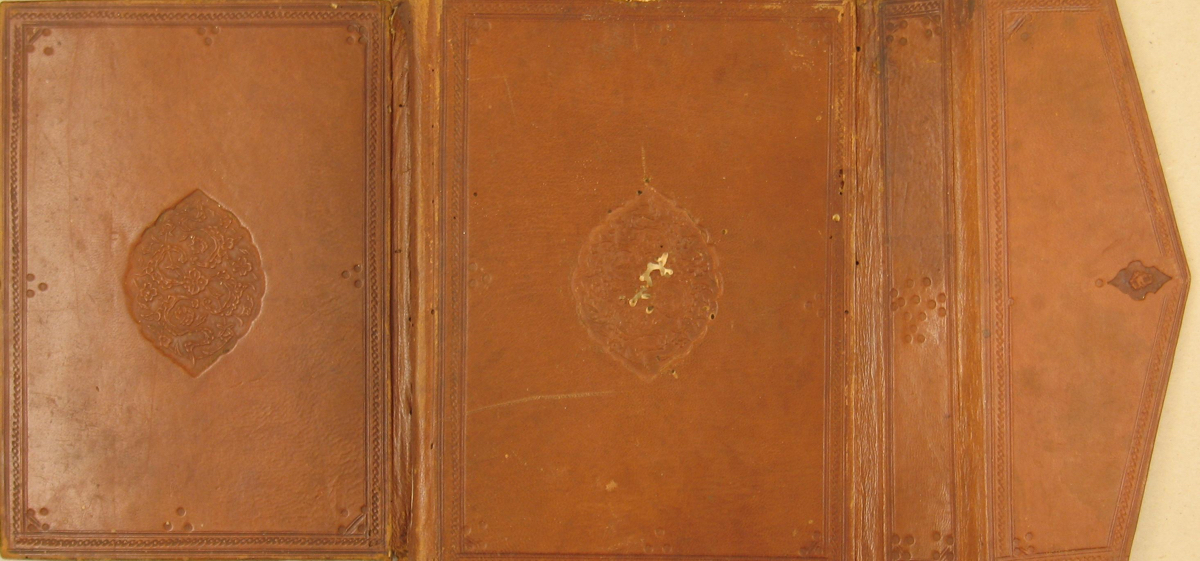
#> input picture Ch7.Codex.Analyzer/COLLECTION/COLLECTION1.jpg, 1200 x 561 px
$ python -i 3.Combined.py   (imports and definitions only)   (older library calls are emulated)
#> lines starting #> are read from the running program, lines starting #| are printed output that depends on the picture; after the words box and inside, x2 and y2 are one past the last pixel; in counts of white or black regions, pixels touching at a corner belong together
#> further down, picture is the input picture: shape (561, 1200, 3); mean B, G, R 56.7, 104.3, 171.1
# L.W. Cornelis van Lit (c) 2017-2018
# Finding the angle of the flap of an Islamic manuscript and iterating over a large collection
#
# Part of the book "AMONG DIGITIZED MANUSCRIPTS", github.com/among/digitized-manuscripts
# -------------------------------------------------------------------------------------

# Dependencies
import cv2
import numpy as np
import io
from PyPDF2 import PdfFileMerger
import csv
import os
import time

#For analytical purpose only, a timer is set
start_time = time.time()

# A dictionary is created to catch the results
results = {}

# A string defining a JPG always starts and ends with these values
startmark = b"\xff\xd8"
endmark = b"\xff\xd9"

#User variables
maximumEdgePoints = 4
kernelbig = np.ones((10, 10), np.uint8)

# -------------------------------------------------------------------------------------

# [76 lines left out: functions Initiate_angle_finding, Accessing_file, Extract_image_from_PDF, not called in this run]

# ----------------------------------------------------------------

#This function analyses the image.
def Analyze_image(image):
    gray = cv2.cvtColor(image, cv2.COLOR_BGR2GRAY)
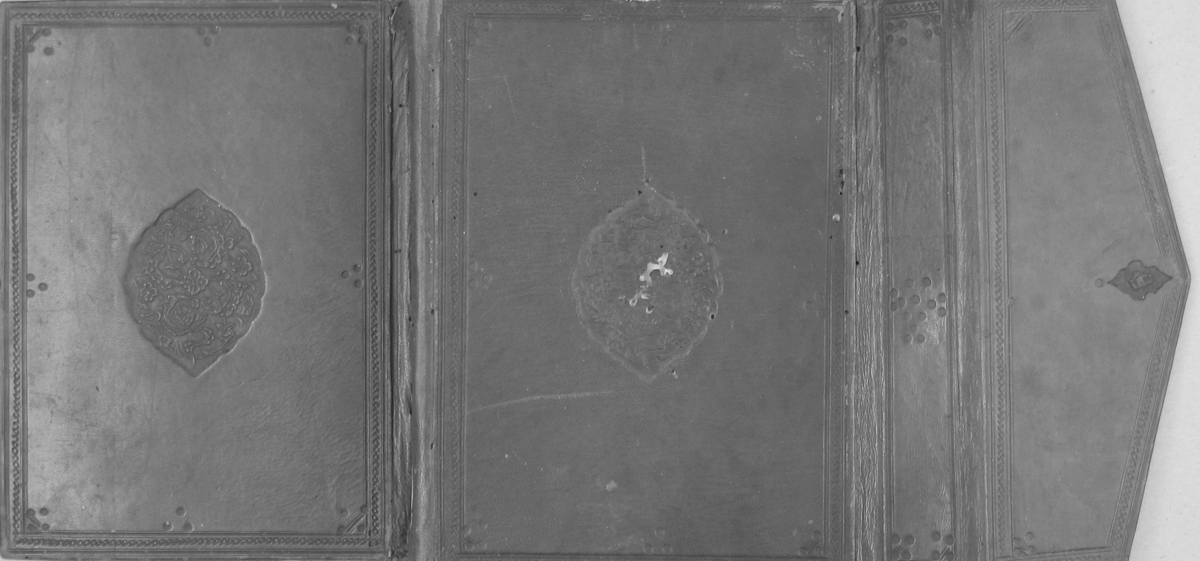
#> gray: shape (561, 1200); min 24, max 226, mean 118.9
    ret, thresh1 = cv2.threshold(gray, 180, 255, cv2.THRESH_BINARY_INV)
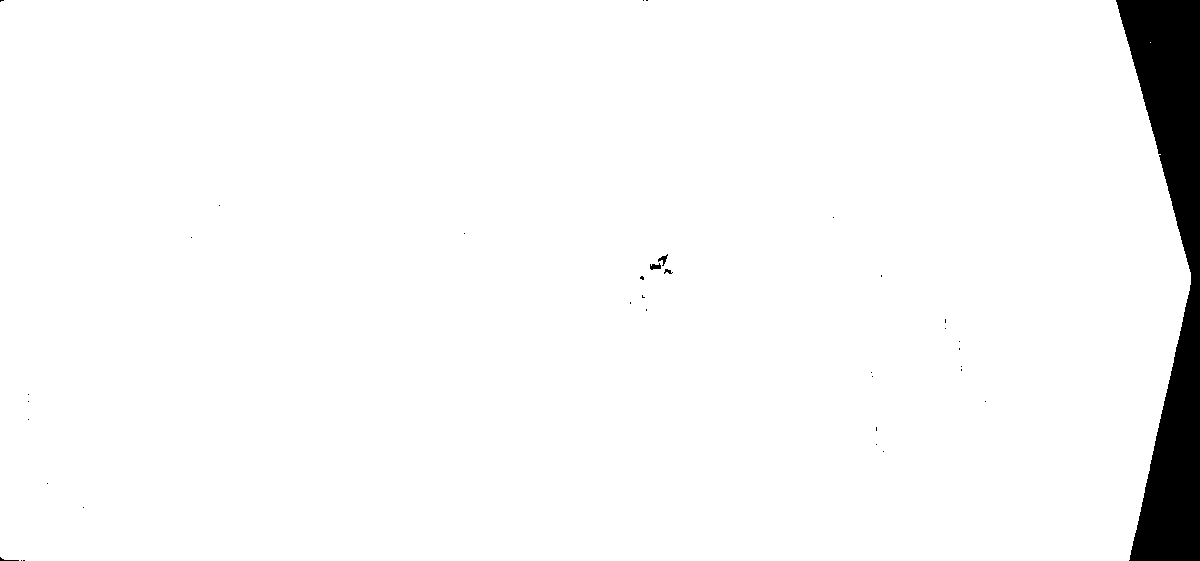
#> thresh1: shape (561, 1200); 96.4% white; 36 black regions (31 under 20 px), largest, box (x1, y1, x2, y2) and area: (1116, 0, 1200, 561) 23821, (650, 263, 661, 270) 51, (658, 254, 668, 266) 47, (0, 557, 19, 561) 26, (664, 269, 673, 274) 25
    # Twice scaling is part of accessing the angle
    scaled = cv2.resize(thresh1, (0, 0), fx=0.8, fy=0.8)
    openimg = cv2.morphologyEx(scaled, cv2.MORPH_OPEN, kernelbig)
    ret, thresh2 = cv2.threshold(openimg, 1, 255, cv2.THRESH_BINARY)
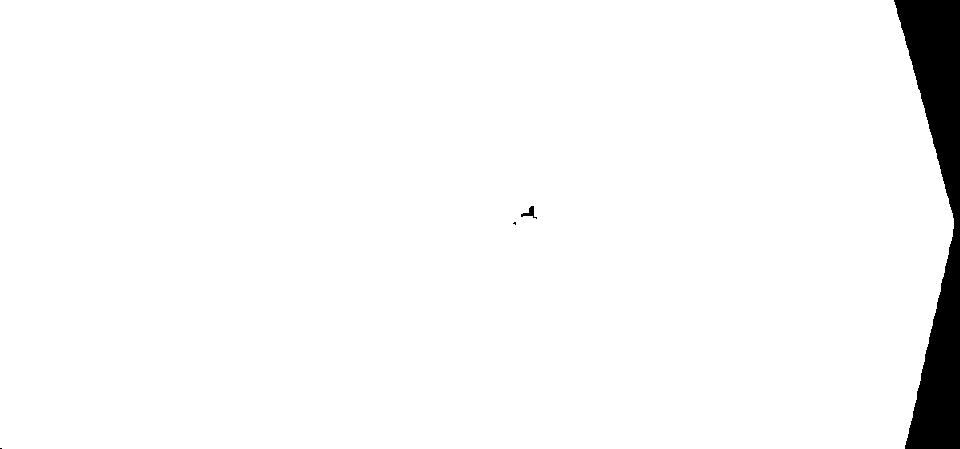
#> thresh2: shape (449, 960); 96.6% white; 4 black regions (2 under 20 px)
    scaledagain = cv2.resize(thresh2, (0, 0), fx=0.5, fy=0.5)

    imageHeight, imageWidth = scaledagain.shape
#> imageHeight = 224; imageWidth = 480

    _, contours, _ = cv2.findContours(scaledagain, cv2.RETR_EXTERNAL, cv2.CHAIN_APPROX_SIMPLE)
#> contours = 1 contour; box (x1, y1, x2, y2) and area: (0, 0, 477, 224) 103289
    try:
        mainContour = max(contours, key=len)
#> mainContour = contour of 111 points, box (x1, y1, x2, y2) (0, 0, 477, 224), area 103289
    except:
        return (None,None,None,None)

    hull = cv2.convexHull(mainContour, returnPoints=False)
#> hull = [110, 109, 107, 83, 51, 50, 10, 4, 2, 1, 0]

    hullContourX = []
    hullContourY = []
    for correctYvalue in hull:
        hullContourX.append(mainContour[correctYvalue[0]][0][0])
        hullContourY.append(mainContour[correctYvalue[0]][0][1])
#> this loop made 11 passes
#> correctYvalue on passes 1 to 11: [110], [109], [107], [83], [51], [50], [10], [4], [2], [1], [0]
#> after the loop, hullContourX = [446, 447, 448, 460, 476, 476, 456, 453, 452, 0, 0]; hullContourY = [0, 1, 4, 46, 106, 118, 208, 220, 223, 223, 0]

    mainContourX = []
    mainContourY = []

    mainContourTotalX = 0
    mainContourTotalY = 0
    for correctYvalue in range(0,len(mainContour)):
        mainContourX.append(mainContour[correctYvalue][0][0])
        mainContourY.append(mainContour[correctYvalue][0][1])
        mainContourTotalX = mainContourTotalX + mainContour[correctYvalue][0][0]
        mainContourTotalY = mainContourTotalY + mainContour[correctYvalue][0][1]
#> this loop made 111 passes
#> (mainContourTotalX, mainContourTotalY) on passes 1 to 12: (0, 0), (0, 223), (452, 446), (904, 667), (1357, 887), (1810, 1104), (2264, 1320), (2718, 1533), (3173, 1745), (3628, 1954), (4084, 2162), (4540, 2366)
#> after the loop, mainContourTotalX = 50384; mainContourTotalY = 11724; mainContourX = 111 values, max 476 at index 50, min 0 at index 0, mean 453.9; mainContourY = 111 values, max 223 at index 1, min 0 at index 0, mean 105.6

    return hullContourX, hullContourY, imageWidth, imageHeight

# ----------------------------------------------------------------

# [170 lines left out: function Find_angle, not called in this run]

# [11 lines of commented-out code are left out]
collectionName = "COLLECTION"
startNumber = 4
finishNumber = 500
# [11 lines not run here, left out]

>>> import cv2
>>> picture = cv2.imread('COLLECTION/COLLECTION1.jpg')
>>> result = Analyze_image(picture)
#> result = ([446, 447, 448, 460, 476, 476, 456, 453, 452, 0, 0], [0, 1, 4, 46, 106, 118, 208, 220, 223, 223, 0], 480, 224)
